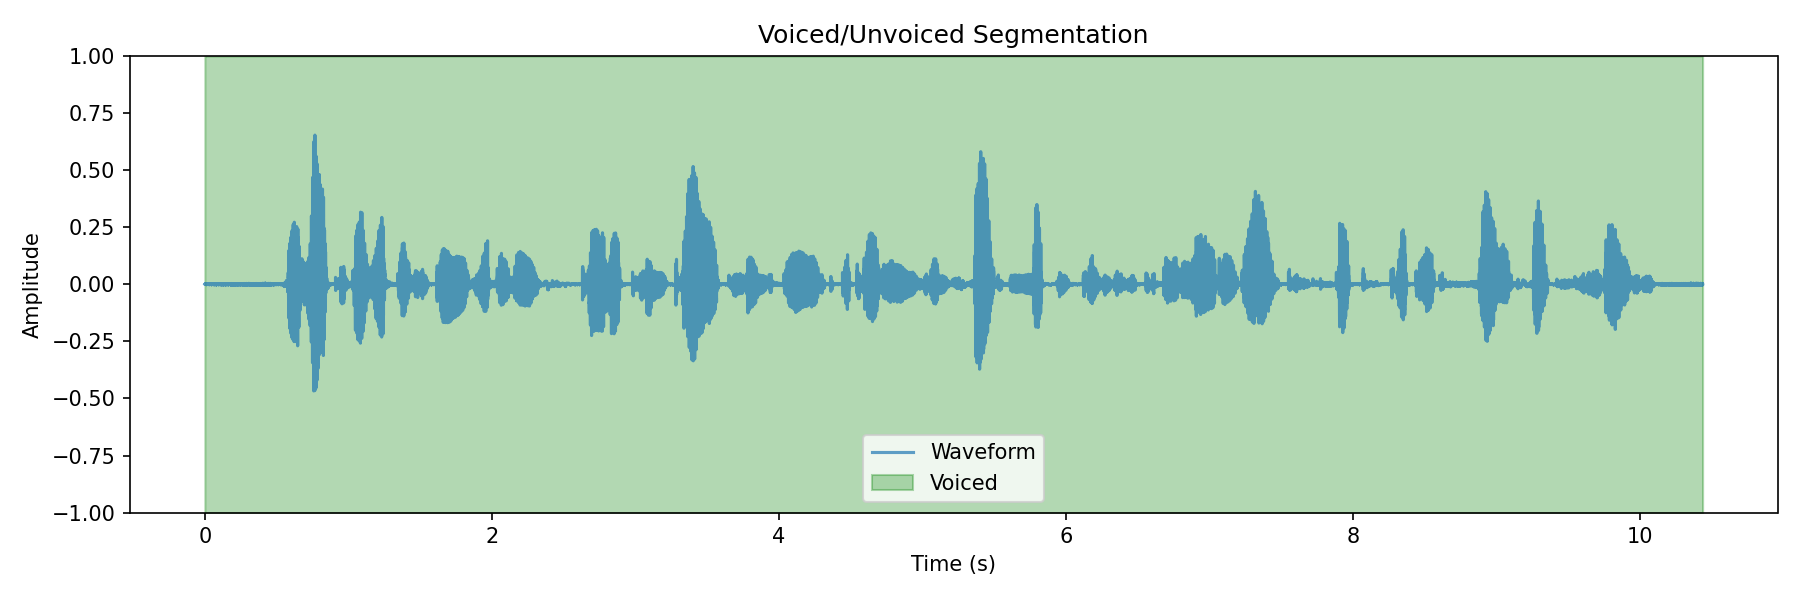

This figure's Python source:
# voiced_unvoiced.py
import numpy as np
import librosa
import matplotlib.pyplot as plt
from scipy.fft import rfft, irfft
import sys
import os

def real_cepstrum(frame):
    power_spec = np.abs(rfft(frame))**2
    log_spec = np.log(power_spec + 1e-10)
    ceps = irfft(log_spec)
    return ceps

def detect_voiced(audio_path, sr=16000, frame_len_ms=25, hop_len_ms=10):
    signal, sr = librosa.load(audio_path, sr=sr, mono=True)

    frame_len = int(sr * frame_len_ms / 1000)
    hop_len = int(sr * hop_len_ms / 1000)
    voiced = []  # decisions per frame

    # Loop over frames
    for start in range(0, len(signal) - frame_len + 1, hop_len):
        frame = signal[start:start+frame_len]
        ceps = real_cepstrum(frame)

        # Low quefrency cutoff (e.g., 2 ms in samples)
        low_quef_idx = int(2e-3 * sr)  # 2 ms
        if low_quef_idx >= len(ceps):
            voiced.append(0)
            continue

        high_quef = ceps[low_quef_idx:]
        max_high = np.max(high_quef)
        max_all = np.max(ceps)
        # Heuristic: if max in high quefrency > 0.1 * max of cepstrum -> voiced
        if max_high > 0.1 * max_all:
            voiced.append(1)
        else:
            voiced.append(0)

    # Expand to sample‑level: assign each sample the decision of its containing frame
    voiced_samples = np.zeros(len(signal), dtype=int)
    for i, decision in enumerate(voiced):
        start = i * hop_len
        end = start + frame_len
        if end > len(signal):
            end = len(signal)
        voiced_samples[start:end] = decision

    return signal, voiced_samples

if __name__ == "__main__":
    if len(sys.argv) < 2:
        print("Usage: python voiced_unvoiced.py <audio_file>")
        sys.exit(1)
    audio_file = sys.argv[1]
    if not os.path.exists(audio_file):
        print(f"Error: file {audio_file} not found.")
        sys.exit(1)

    signal, voiced = detect_voiced(audio_file)
    sr = 16000  # fixed sample rate; adjust if needed

    # Plot
    time = np.arange(len(signal)) / sr
    plt.figure(figsize=(12, 4))
    plt.plot(time, signal, label='Waveform', alpha=0.7)
    # Fill voiced regions
    plt.fill_between(time, -1, 1, where=voiced==1, alpha=0.3, color='green', label='Voiced')
    plt.ylim(-1, 1)
    plt.xlabel('Time (s)')
    plt.ylabel('Amplitude')
    plt.legend()
    plt.title('Voiced/Unvoiced Segmentation')
    plt.tight_layout()
    plt.savefig('voiced_unvoiced.png', dpi=150)
    plt.close()
    print("Voiced/unvoiced plot saved as voiced_unvoiced.png")
